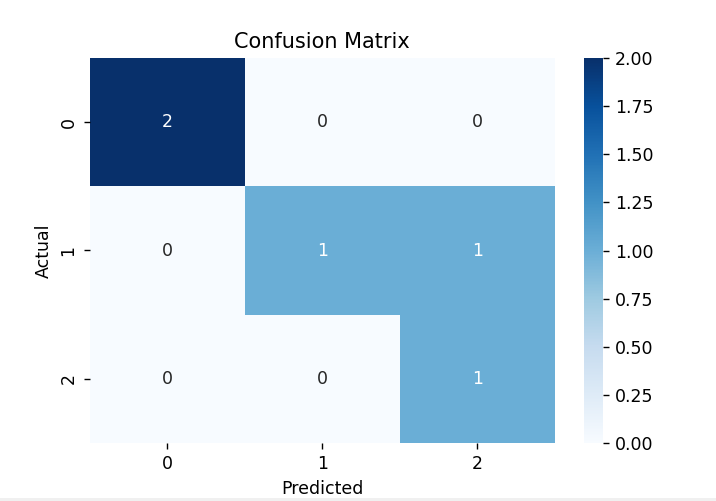

The script that drew this image:
import matplotlib.pyplot as plt
import seaborn as sns
from sklearn.metrics import confusion_matrix

# Example: define actual and predicted values
y_test = [0, 1, 2, 1, 0]
y_pred = [0, 2, 2, 1, 0]

# Compute confusion matrix
cm = confusion_matrix(y_test, y_pred)

# Plot heatmap
plt.figure(figsize=(6, 4))
sns.heatmap(cm, annot=True, fmt='d', cmap='Blues')

plt.xlabel("Predicted")
plt.ylabel("Actual")
plt.title("Confusion Matrix")
plt.show()
